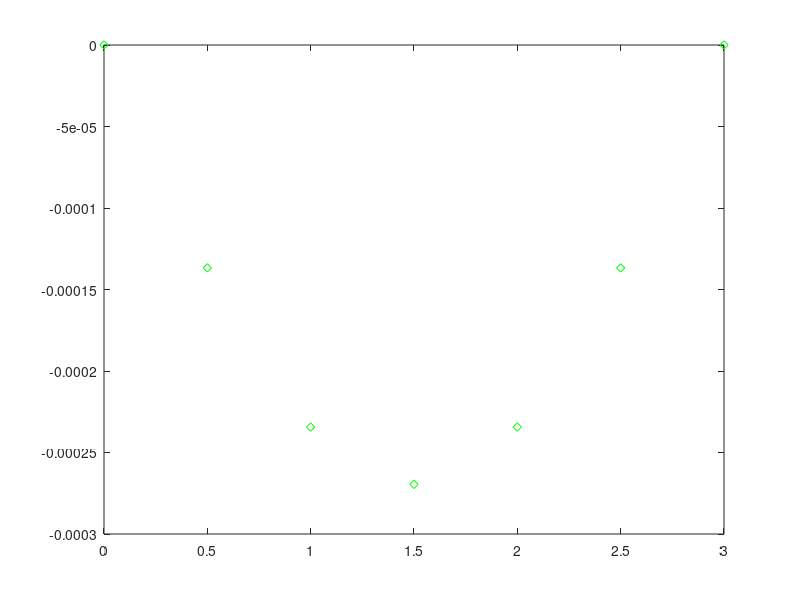

This figure's MATLAB source:
%Example finite difference solution for liner BVP
%Parameters
E = 200 * 10^9; %Pa
I = 30000 * (1/100)^4; %m4
w = 15000; %N/m
L = 3; %m
%Boundary conditions
y1 = 0; yn = 0;
%Solution nodes
n = 7; %number of nodes
x = linspace(0,L,n)';
dx = x(2)-x(1);
x_int = x(2:end-1);
%set up coefficient matrix
n_mat = n-2;
diag_vals = [1*ones(n_mat,1) -2*ones(n_mat,1) 1*ones(n_mat,1)];
A = spdiags(diag_vals, -1:1, n_mat, n_mat);
RHS = w*dx^2/(2*E*I)*(L*x_int-x_int.^2);
y_int = A\RHS;
y = [y1; y_int; yn];
%figure
plot(x,y,'gd')

%Alternative for setting up matrix
%A = zeros(n_mat,n_mat);
%diagonal
%for ndx = 1:n_mat
%    A(ndx,ndx) = -2;
%end
%off diagonals
%for ndx = 1:n_mat-1  %step through n-2 internal rows
%    A(ndx,ndx+1) = 1;
%    A(ndx+1,ndx) = 1;
%end